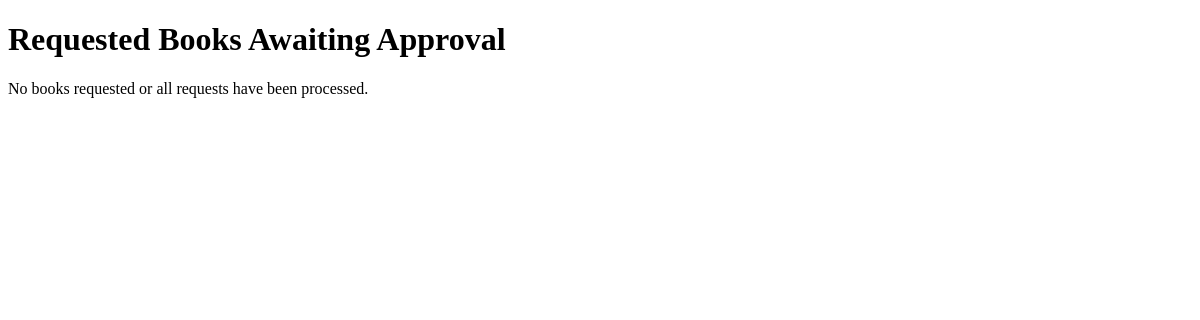
Before: /requested_books (signed in) with the older database file.
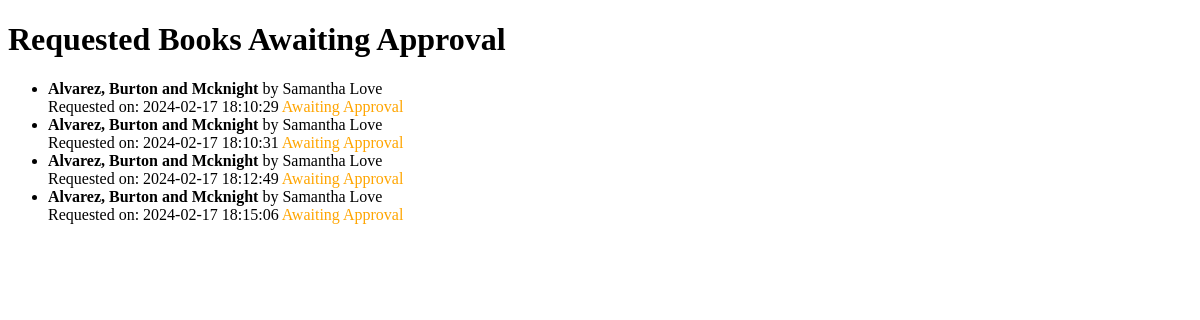
After: the same page with the newer database file.
### models.py (models this page shows, shortened)
class UserBook(db.Model):
    __tablename__ = "userbook"
    id = Column(Integer, primary_key=True)
    user_id = Column(Integer, ForeignKey('user.id'), nullable=False)
    book_id = Column(Integer, ForeignKey('book.id'), nullable=False)
    t_request = Column(DateTime, default=datetime.utcnow, nullable=False)
    t_return = Column(DateTime, nullable=True)
    is_approved = Column(Boolean, default=False)
    is_rejected = Column(Boolean, default=False)

class Book(db.Model):
    __table_name__ = "book"
    id = Column(Integer, primary_key=True)
    name = Column(String(100), nullable=False)
    content = Column(Text, nullable=False)
    author = Column(String(100), nullable=False)
    section_id = Column(Integer, ForeignKey('section.id'), nullable=False)

### app.py (the view)
@app.route('/requested_books')
def requested_books():
    user_id = session.get('user_id')
    if not user_id:
        flash('Please log in to view requested books.', 'error')
        return redirect(url_for('login'))
    requested_books = db.session.query(UserBook, Book).join(Book, UserBook.book_id == Book.id)\
                      .filter(UserBook.user_id == user_id, UserBook.is_approved == False, UserBook.is_rejected == False).all()
    return render_template('users/requested_books.html', requested_books=requested_books)

### templates/users/requested_books.html (shortened to what this page needs)
<!DOCTYPE html>
<html lang="en">
<head>
</head>
<body>
    <h1>Requested Books Awaiting Approval</h1>
    {% if requested_books %}
        <ul>
            {% for user_book, book in requested_books %}
            <li>
                <strong>{{ book.name }}</strong> by {{ book.author }}
                <br>
                Requested on: {{ user_book.t_request.strftime('%Y-%m-%d %H:%M:%S') }}
                {% if user_book.is_rejected %}
                <span style="color: red;">Rejected</span>
                {% else %}
                <span style="color: orange;">Awaiting Approval</span>
                {% endif %}
            </li>
            {% endfor %}
        </ul>
    {% else %}
        <p>No books requested or all requests have been processed.</p>
    {% endif %}
</body>
</html>

Changed rows visible on the page:
added UserBook: name "Alvarez, Burton and Mcknight", author "Samantha Love", t_request "2024-02-17 18:10:29", is_rejected "Awaiting Approval"
added UserBook: name "Alvarez, Burton and Mcknight", author "Samantha Love", t_request "2024-02-17 18:10:31", is_rejected "Awaiting Approval"
added UserBook: name "Alvarez, Burton and Mcknight", author "Samantha Love", t_request "2024-02-17 18:12:49", is_rejected "Awaiting Approval"
added UserBook: name "Alvarez, Burton and Mcknight", author "Samantha Love", t_request "2024-02-17 18:15:06", is_rejected "Awaiting Approval"
Other visible differences:
text no longer shown: "No books requested or all requests have been processed."
